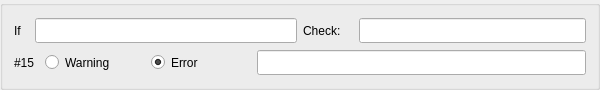
         <widget class="QGroupBox" name="groupBox_ch18">
          <property name="sizePolicy">
           <sizepolicy hsizetype="MinimumExpanding" vsizetype="Fixed">
            <horstretch>0</horstretch>
            <verstretch>0</verstretch>
           </sizepolicy>
          </property>
          <property name="minimumSize">
           <size>
            <width>600</width>
            <height>90</height>
           </size>
          </property>
          <property name="maximumSize">
           <size>
            <width>16777215</width>
            <height>90</height>
           </size>
          </property>
          <property name="title">
           <string/>
          </property>
          <layout class="QHBoxLayout" name="horizontalLayout_401">
           <item>
            <layout class="QVBoxLayout" name="verticalLayout_105">
             <item>
              <layout class="QHBoxLayout" name="horizontalLayout_402">
               <item>
                <layout class="QHBoxLayout" name="horizontalLayout_403">
                 <item>
                  <widget class="QLabel" name="label_426">
                   <property name="sizePolicy">
                    <sizepolicy hsizetype="Fixed" vsizetype="Fixed">
                     <horstretch>0</horstretch>
                     <verstretch>0</verstretch>
                    </sizepolicy>
                   </property>
                   <property name="minimumSize">
                    <size>
                     <width>15</width>
                     <height>25</height>
                    </size>
                   </property>
                   <property name="text">
                    <string>If</string>
                   </property>
                  </widget>
                 </item>
                 <item>
                  <widget class="QLineEdit" name="check_if_15">
                   <property name="sizePolicy">
                    <sizepolicy hsizetype="MinimumExpanding" vsizetype="Fixed">
                     <horstretch>0</horstretch>
                     <verstretch>0</verstretch>
                    </sizepolicy>
                   </property>
                   <property name="minimumSize">
                    <size>
                     <width>160</width>
                     <height>25</height>
                    </size>
                   </property>
                  </widget>
                 </item>
                </layout>
               </item>
               <item>
                <layout class="QHBoxLayout" name="horizontalLayout_404">
                 <item>
                  <widget class="QLabel" name="label_427">
                   <property name="sizePolicy">
                    <sizepolicy hsizetype="Fixed" vsizetype="Fixed">
                     <horstretch>0</horstretch>
                     <verstretch>0</verstretch>
                    </sizepolicy>
                   </property>
                   <property name="minimumSize">
                    <size>
                     <width>50</width>
                     <height>25</height>
                    </size>
                   </property>
                   <property name="text">
                    <string>Check:</string>
                   </property>
                  </widget>
                 </item>
                 <item>
                  <widget class="QLineEdit" name="check_check_15">
                   <property name="sizePolicy">
                    <sizepolicy hsizetype="MinimumExpanding" vsizetype="Fixed">
                     <horstretch>0</horstretch>
                     <verstretch>0</verstretch>
                    </sizepolicy>
                   </property>
                   <property name="minimumSize">
                    <size>
                     <width>160</width>
                     <height>25</height>
                    </size>
                   </property>
                  </widget>
                 </item>
                </layout>
               </item>
              </layout>
             </item>
             <item>
              <layout class="QHBoxLayout" name="horizontalLayout_405">
               <item>
                <widget class="QLabel" name="label_428">
                 <property name="sizePolicy">
                  <sizepolicy hsizetype="Fixed" vsizetype="Fixed">
                   <horstretch>0</horstretch>
                   <verstretch>0</verstretch>
                  </sizepolicy>
                 </property>
                 <property name="minimumSize">
                  <size>
                   <width>25</width>
                   <height>25</height>
                  </size>
                 </property>
                 <property name="maximumSize">
                  <size>
                   <width>25</width>
                   <height>25</height>
                  </size>
                 </property>
                 <property name="text">
                  <string>#15</string>
                 </property>
                </widget>
               </item>
               <item>
                <layout class="QHBoxLayout" name="horizontalLayout_406">
                 <item>
                  <widget class="QRadioButton" name="check_warning_15">
                   <property name="minimumSize">
                    <size>
                     <width>100</width>
                     <height>25</height>
                    </size>
                   </property>
                   <property name="text">
                    <string>Warning</string>
                   </property>
                  </widget>
                 </item>
                 <item>
                  <widget class="QRadioButton" name="check_error_15">
                   <property name="minimumSize">
                    <size>
                     <width>100</width>
                     <height>25</height>
                    </size>
                   </property>
                   <property name="text">
                    <string>Error</string>
                   </property>
                   <property name="checked">
                    <bool>true</bool>
                   </property>
                  </widget>
                 </item>
                </layout>
               </item>
               <item>
                <widget class="QLineEdit" name="check_message_15">
                 <property name="sizePolicy">
                  <sizepolicy hsizetype="MinimumExpanding" vsizetype="Fixed">
                   <horstretch>0</horstretch>
                   <verstretch>0</verstretch>
                  </sizepolicy>
                 </property>
                 <property name="minimumSize">
                  <size>
                   <width>170</width>
                   <height>25</height>
                  </size>
                 </property>
                </widget>
               </item>
              </layout>
             </item>
            </layout>
           </item>
          </layout>
         </widget>
